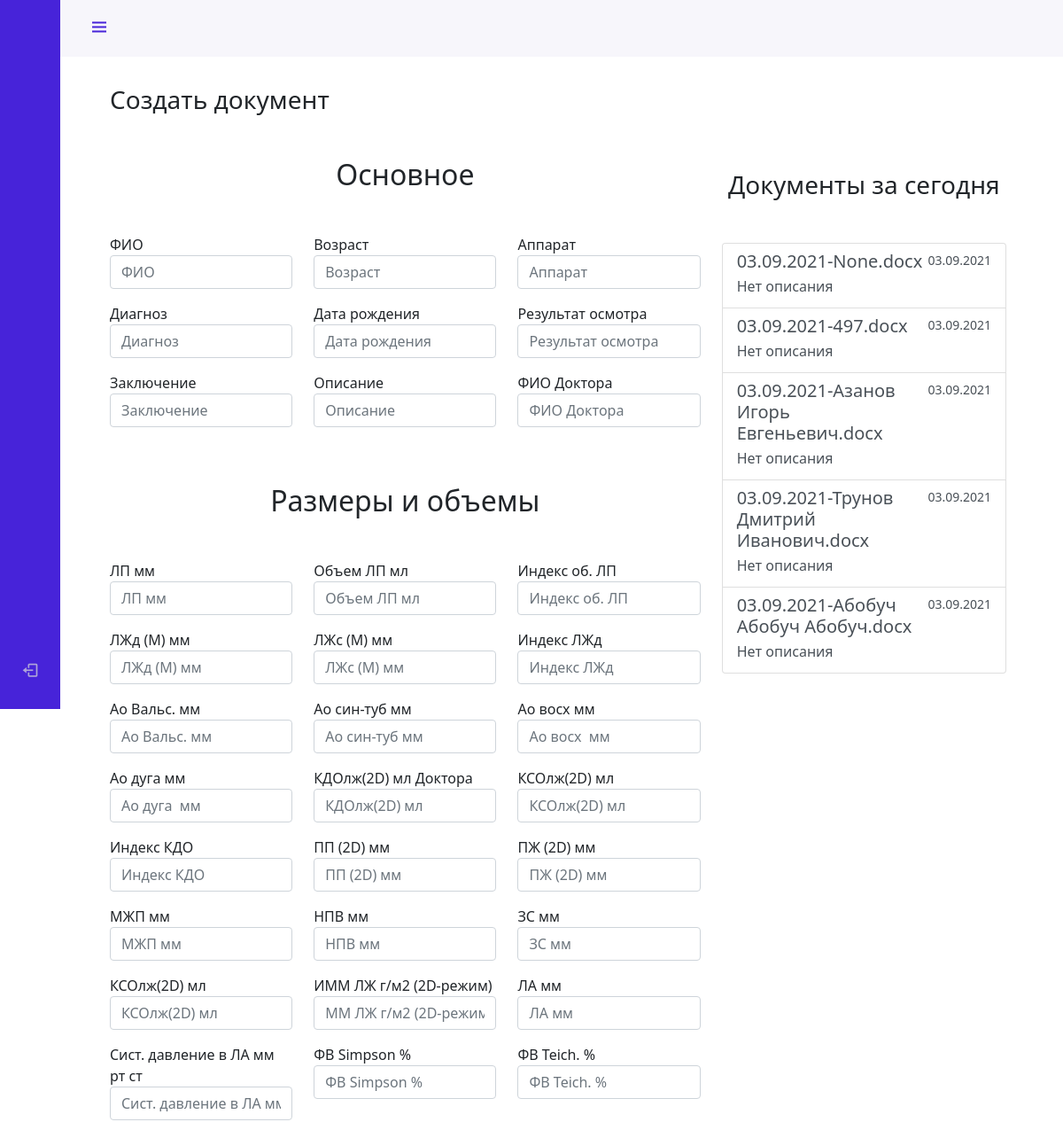
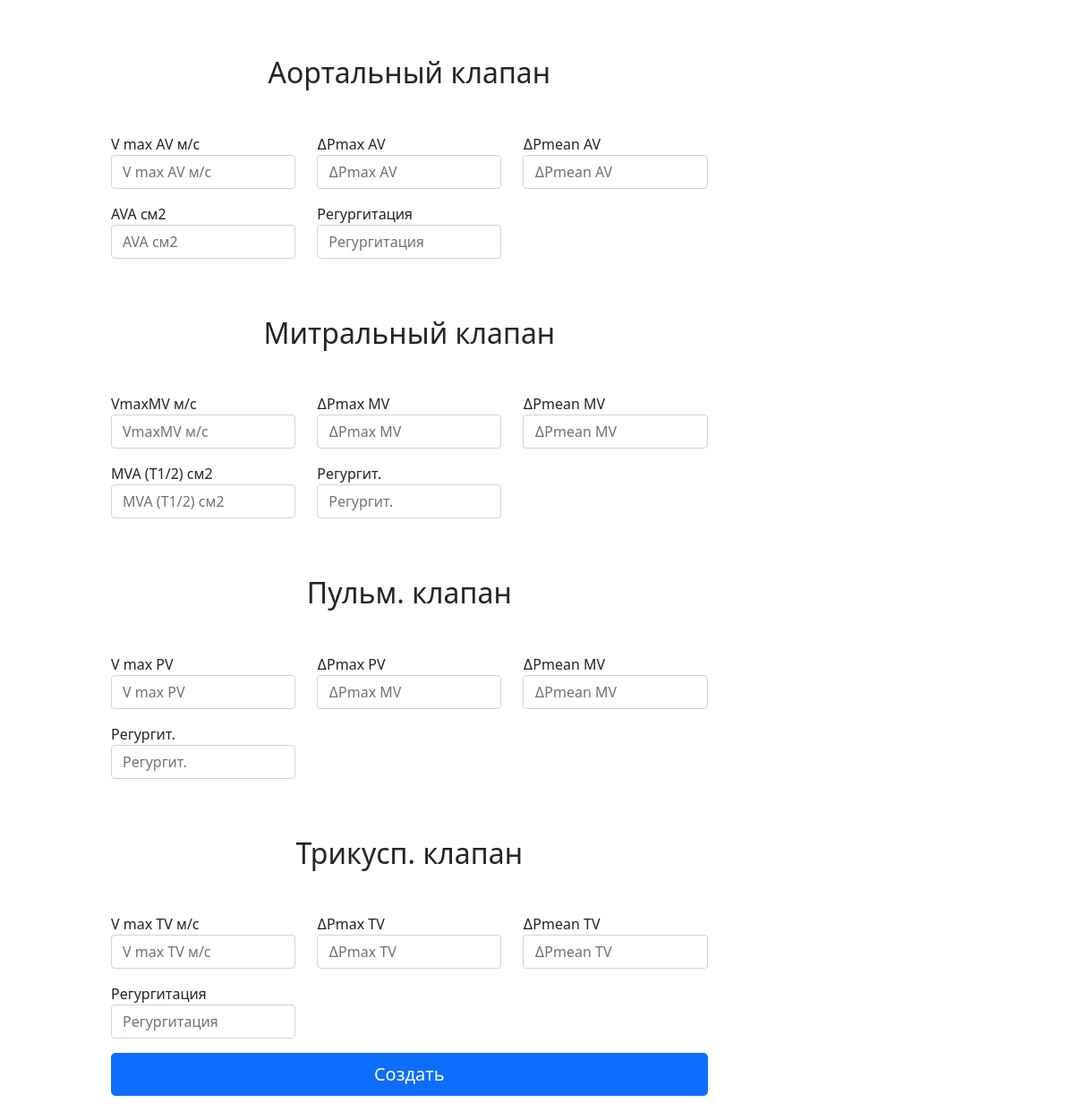
The page /doc/ on the database its author committed (2 pictures, top to bottom).
### app/src/database.py (models this page shows)
class Document(db.Model):
    __tablename__ = 'docs'
    id = db.Column(db.Integer, primary_key=True)
    path = db.Column(db.String(255), unique=True)
    date = db.Column(db.String(255))
    desc = db.Column(db.String(255), default='Нет описания')

### app/blocks/doc.py (the view)
@bp_doc.route('/')
def index():
    docs = []
    patients = []
    for i in Document.query.filter(Document.date.endswith(current_date)):
        docs.append(i)
    for i in Patient.query.all():
        patients.append(i.full_name)
    return render_template('doc/doc.html', docs=docs, patients=patients)

### app/templates/doc/doc.html (shortened to what this page needs)
{% extends 'base/base.html' %}
{% block content %}
<div class="container w-100 h-100">
    <div class="row w-100 h-100">
        <div class="col-sm-8">
            <h3 class="mb-5">Создать документ</h3>
            <h2 class='text-center my-5'>Основное</h2>
            <form action="sender" method="post">
                <div class="row">
                    <div class="col-md-4 mb-3">
                        <label for="validationDefault01">ФИО</label>
                        <input type="text"  name='fio' list="patients"  class="form-control" id="validationDefault01" placeholder="ФИО" required>
                    </div>
                    <div class="col-md-4 mb-3">
                        <label for="validationDefault02">Возраст</label>
                        <input type="text" name="age" class="form-control" id="validationDefault02" placeholder="Возраст" required>
                    </div>
                     <div class="col-md-4 mb-3">
                        <label for="validationDefault02">Аппарат</label>
                        <input type="text" name="apparate" class="form-control" id="validationDefault02" placeholder="Аппарат" required>
                    </div>
                    <div class="col-md-4 mb-3">
                        <label for="validationDefault02">Диагноз</label>
                        <input type="text" name="diagnoz" class="form-control" id="validationDefault02" placeholder="Диагноз" required>
                    </div>
                    <div class="col-md-4 mb-3">
                        <label for="validationDefault02">Дата рождения</label>
                        <input type="text" name="birthday" class="form-control" id="validationDefault02" placeholder="Дата рождения" required>
                    </div>
                    <div class="col-md-4 mb-3">
                        <label for="validationDefault02">Результат осмотра</label>
                        <input type="text" name="osmotr" class="form-control" id="validationDefault02" placeholder="Результат осмотра" required>
                    </div>
                    <div class="col-md-4 mb-3">
                        <label for="validationDefault02">Заключение</label>
                        <input type="text" name="end" class="form-control" id="validationDefault02" placeholder="Заключение" required>
                    </div>
                    <div class="col-md-4 mb-3">
                        <label for="validationDefault02">Описание</label>
                        <input type="text" name="desc" class="form-control" id="validationDefault02" placeholder="Описание" required>
                    </div>
                    <div class="col-md-4 mb-3">
                        <label for="validationDefault02">ФИО Доктора</label>
                        <input type="text" name="doctor_full_name" class="form-control" id="validationDefault02" placeholder="ФИО Доктора" required>
                    </div>
                    <h2 class='text-center my-5'>Размеры и объемы</h2>
                    <div class="col-md-4 mb-3">
                        <label for="validationDefault02">ЛП мм</label>
                        <input type="text" name="lp" class="form-control" id="validationDefault02" placeholder="ЛП мм" >
                    </div>
                    <div class="col-md-4 mb-3">
                        <label for="validationDefault02">Объем ЛП мл</label>
                        <input type="text" name="lp_full" class="form-control" id="validationDefault02" placeholder="Объем ЛП мл" >
                    </div>
                    <div class="col-md-4 mb-3">
                        <label for="validationDefault02">Индекс об. ЛП</label>
                        <input type="text" name="lp_index" class="form-control" id="validationDefault02" placeholder="Индекс об. ЛП" >
                    </div>
                    <div class="col-md-4 mb-3">
                        <label for="validationDefault02">ЛЖд (М) мм</label>
                        <input type="text" name="lzd" class="form-control" id="validationDefault02" placeholder="ЛЖд (М) мм" >
                    </div>
                    <div class="col-md-4 mb-3">
                        <label for="validationDefault02">ЛЖс (М) мм</label>
                        <input type="text" name="lzs" class="form-control" id="validationDefault02" placeholder="ЛЖс (М) мм" >
                    </div>
                    <div class="col-md-4 mb-3">
                        <label for="validationDefault02">Индекс ЛЖд</label>
                        <input type="text" name="lzd_index" class="form-control" id="validationDefault02" placeholder="Индекс ЛЖд" >
                    </div>
                    <div class="col-md-4 mb-3">
                        <label for="validationDefault02">Ао Вальс. мм</label>
                        <input type="text" name="vals" class="form-control" id="validationDefault02" placeholder="Ао Вальс. мм" >
                    </div>
                    <div class="col-md-4 mb-3">
                        <label for="validationDefault02">Ао син-туб мм </label>
                        <input type="text" name="sin" class="form-control" id="validationDefault02" placeholder="Ао син-туб мм " >
                    </div>
                    <div class="col-md-4 mb-3">
                        <label for="validationDefault02">Ао восх  мм</label>
                        <input type="text" name="vos" class="form-control" id="validationDefault02" placeholder="Ао восх  мм" >
                    </div>
                    <div class="col-md-4 mb-3">
                        <label for="validationDefault02">Ао дуга  мм</label>
                        <input type="text" name="duga" class="form-control" id="validationDefault02" placeholder="Ао дуга  мм" >
                    </div>
                    <div class="col-md-4 mb-3">
                        <label for="validationDefault02">КДОлж(2D) мл Доктора</label>
                        <input type="text" name="kdo" class="form-control" id="validationDefault02" placeholder="КДОлж(2D) мл" >
                    </div>
                    <div class="col-md-4 mb-3">
                        <label for="validationDefault02">КСОлж(2D) мл</label>
                        <input type="text" name="kso" class="form-control" id="validationDefault02" placeholder="КСОлж(2D) мл" >
                    </div>
                    <div class="col-md-4 mb-3">
                        <label for="validationDefault02">Индекс КДО</label>
                        <input type="text" name="kdo_index" class="form-control" id="validationDefault02" placeholder="Индекс КДО" >
                    </div>
                    <div class="col-md-4 mb-3">
                        <label for="validationDefault02">ПП (2D) мм </label>
                        <input type="text" name="pp" class="form-control" id="validationDefault02" placeholder="ПП (2D) мм" >
                    </div>
                    <div class="col-md-4 mb-3">
                        <label for="validationDefault02">ПЖ (2D) мм</label>
                        <input type="text" name="pz" class="form-control" id="validationDefault02" placeholder="ПЖ (2D) мм" >
                    </div>
                    <div class="col-md-4 mb-3">
                        <label for="validationDefault02">МЖП мм</label>
                        <input type="text" name="mzp" class="form-control" id="validationDefault02" placeholder="МЖП мм" >
                    </div>
                    <div class="col-md-4 mb-3">
                        <label for="validationDefault02">НПВ мм</label>
                        <input type="text" name="npv" class="form-control" id="validationDefault02" placeholder="НПВ мм" >
                    </div>
                    <div class="col-md-4 mb-3">
                        <label for="validationDefault02">ЗС мм</label>
                        <input type="text" name="zs" class="form-control" id="validationDefault02" placeholder="ЗС мм" >
                    </div>
                    <div class="col-md-4 mb-3">
                        <label for="validationDefault02">КСОлж(2D) мл</label>
                        <input type="text" name="kso" class="form-control" id="validationDefault02" placeholder="КСОлж(2D) мл" >
                    </div>
                    <div class="col-md-4 mb-3">
                        <label for="validationDefault02">ИММ ЛЖ г/м2 (2D-режим)</label>
                        <input type="text" name="imm" class="form-control" id="validationDefault02" placeholder="ММ ЛЖ г/м2 (2D-режим)" >
                    </div>
                    <div class="col-md-4 mb-3">
                        <label for="validationDefault02">ЛА мм</label>
                        <input type="text" name="la" class="form-control" id="validationDefault02" placeholder="ЛА мм" >
                    </div>
                    <div class="col-md-4 mb-3">
                        <label for="validationDefault02">Сист. давление в ЛА мм рт ст</label>
                        <input type="text" name="la_mm" class="form-control" id="validationDefault02" placeholder="Сист. давление в ЛА мм рт ст" >
                    </div>
                    <div class="col-md-4 mb-3">
                        <label for="validationDefault02">ФВ Simpson %</label>
                        <input type="text" name="fb" class="form-control" id="validationDefault02" placeholder="ФВ Simpson %" >
                    </div>
                    <div class="col-md-4 mb-3">
                        <label for="validationDefault02">ФВ Teich. %</label>
                        <input type="text" name="fbt" class="form-control" id="validationDefault02" placeholder="ФВ Teich. %" >
                    </div>
                    <h2 class='text-center my-5'>Аортальный клапан</h2>
                    <div class="col-md-4 mb-3">
                        <label for="validationDefault02">V max AV м/с</label>
                        <input type="text" name="vmax" class="form-control" id="validationDefault02" placeholder="V max AV м/с" >
                    </div>
                    <div class="col-md-4 mb-3">
                        <label for="validationDefault02">∆Pmax AV</label>
                        <input type="text" name="pmax" class="form-control" id="validationDefault02" placeholder="∆Pmax AV" >
                    </div>
                    <div class="col-md-4 mb-3">
                        <label for="validationDefault02">∆Pmean AV</label>
                        <input type="text" name="pmean" class="form-control" id="validationDefault02" placeholder="∆Pmean AV" >
                    </div>
                    <div class="col-md-4 mb-3">
                        <label for="validationDefault02">AVA см2 </label>
                        <input type="text" name="ava" class="form-control" id="validationDefault02" placeholder="AVA см2" >
                    </div>
                    <div class="col-md-4 mb-3">
                        <label for="validationDefault02">Регургитация</label>
                        <input type="text" name="pegu" class="form-control" id="validationDefault02" placeholder="Регургитация" >
                    </div>
                    <h2 class='text-center my-5'>Митральный клапан</h2>
                    <div class="col-md-4 mb-3">
                        <label for="validationDefault02">VmaxMV м/с</label>
                        <input type="text" name="vmaxMV" class="form-control" id="validationDefault02" placeholder="VmaxMV м/с" >
                    </div>
                    <div class="col-md-4 mb-3">
                        <label for="validationDefault02">∆Pmax MV</label>
                        <input type="text" name="pmaxMV" class="form-control" id="validationDefault02" placeholder="∆Pmax MV" >
                    </div>
                    <div class="col-md-4 mb-3">
                        <label for="validationDefault02">∆Pmean MV</label>
                        <input type="text" name="pmeanMV" class="form-control" id="validationDefault02" placeholder="∆Pmean MV" >
                    </div>
                    <div class="col-md-4 mb-3">
                        <label for="validationDefault02">MVA (T1/2) см2</label>
                        <input type="text" name="mva" class="form-control" id="validationDefault02" placeholder="MVA (T1/2) см2" >
                    </div>
                    <div class="col-md-4 mb-3">
                        <label for="validationDefault02">Регургит.</label>
                        <input type="text" name="regu2" class="form-control" id="validationDefault02" placeholder="Регургит." >
                    </div>
                    <h2 class='text-center my-5'>Пульм. клапан</h2>
                    <div class="col-md-4 mb-3">
                        <label for="validationDefault02">V max PV</label>
                        <input type="text" name="vmaxPV" class="form-control" id="validationDefault02" placeholder="V max PV" >
                    </div>
                    <div class="col-md-4 mb-3">
                        <label for="validationDefault02">∆Pmax PV</label>
                        <input type="text" name="pmaxPV" class="form-control" id="validationDefault02" placeholder="∆Pmax MV" >
                    </div>
                    <div class="col-md-4 mb-3">
                        <label for="validationDefault02">∆Pmean MV</label>
                        <input type="text" name="pmeanPV" class="form-control" id="validationDefault02" placeholder="∆Pmean MV" >
                    </div>
                    <div class="col-md-4 mb-3">
                        <label for="validationDefault02">Регургит.</label>
                        <input type="text" name="regu3" class="form-control" id="validationDefault02" placeholder="Регургит." >
                    </div>
                    <h2 class='text-center my-5'>Трикусп. клапан</h2>
                    <div class="col-md-4 mb-3">
                        <label for="validationDefault02">V max TV м/с</label>
                        <input type="text" name="vmaxTV" class="form-control" id="validationDefault02" placeholder="V max TV м/с" >
                    </div>
                    <div class="col-md-4 mb-3">
                        <label for="validationDefault02">∆Pmax TV</label>
                        <input type="text" name="pmaxTV" class="form-control" id="validationDefault02" placeholder="∆Pmax TV" >
                    </div>
                    <div class="col-md-4 mb-3">
                        <label for="validationDefault02">∆Pmean TV</label>
                        <input type="text" name="pmeanTV" class="form-control" id="validationDefault02" placeholder="∆Pmean TV" >
                    </div>
                    <div class="col-md-4 mb-3">
                        <label for="validationDefault02">Регургитация</label>
                        <input type="text" name="regu4" class="form-control" id="validationDefault02" placeholder="Регургитация" >
                    </div>
                </div>
                <button class="btn btn-primary btn-lg btn-block w-100 mb-5" type="submit">Создать</button>
                </div>
        <div class="col-sm-4 mt-5">
            <h3 class="text-center mb-5 mt-5">Документы за сегодня</h3>
            <div class="list-group">
                {% for doc in docs %}
                <a href="#" class="list-group-item list-group-item-action flex-column align-items-start">
                  <div class="d-flex w-100 justify-content-between">
                    <h5 class="mb-1">{{ doc.path }}</h5>
                    <small>{{ doc.date }}</small>
                  </div>
                  <p class="mb-1">{{ doc.desc }}</p>
                </a>
                {% endfor %}
              </div>
        </div>
    </div>
    </div>
</div>
{% endblock %}

### rows shown on the page
Document: path "03.09.2021-None.docx", date "03.09.2021", desc "Нет описания"
Document: path "03.09.2021-497.docx", date "03.09.2021", desc "Нет описания"
Document: path "03.09.2021-Азанов Игорь Евгеньевич.docx", date "03.09.2021", desc "Нет описания"
Document: path "03.09.2021-Трунов Дмитрий Иванович.docx", date "03.09.2021", desc "Нет описания"
Document: path "03.09.2021-Абобуч Абобуч Абобуч.docx", date "03.09.2021", desc "Нет описания"
